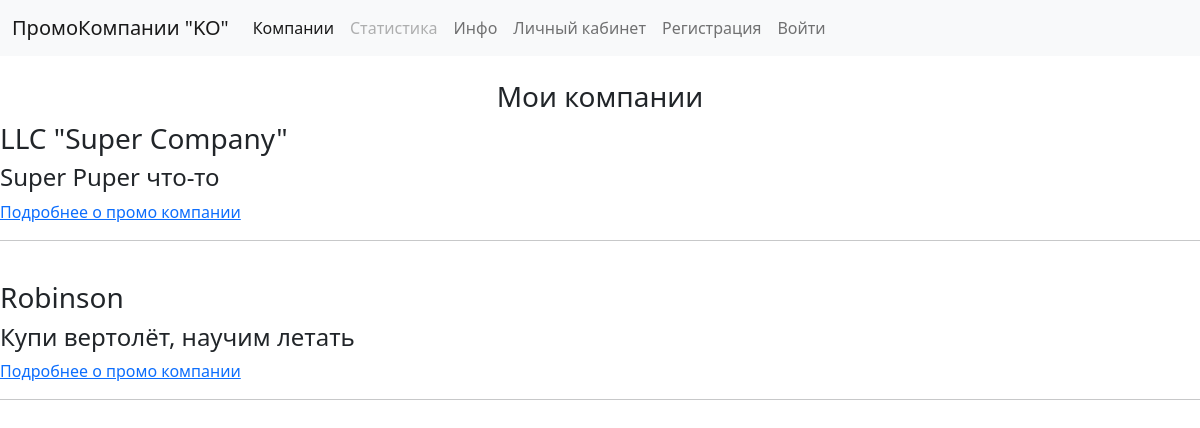
Screenshot of /mycompanies/3 with the database file from the repository.
### main/models.py (models this page shows, shortened)
class Company(models.Model):
    company_name = models.CharField(max_length=200)
    company_description = models.CharField(max_length=255)
    users = models.ManyToManyField(CustomUser)
    class Meta:
        verbose_name = "PromoCompany"
        verbose_name_plural = "PromoCompanies"

### main/views.py (the view)
# urls.py: path('mycompanies/<int:user_id>', views.my_company, name='MyCompanies')
def my_company(response, user_id):
    name_company = Company.objects.filter(users=user_id)
    return render(response, "main/mycompanies.html", {"companies": name_company})

### main/templates/main/mycompanies.html (shortened to what this page needs)
{% extends "main/base.html" %}
{% block content %}
    <br>
    <center><h3> Мои компании </h3></center>
    {% for company in companies %}
        <h3>{{company.company_name}}</h3>
        <h4>{{company.company_description}}</h4>
        <a href="{% url 'Company' company.pk %}" class="card-link">Подробнее о промо компании</a>
        <hr>
        <br>
    {% endfor %}
{% endblock %}

### rows the page displays
Company: company_name "LLC \"Super Company\"", company_description "Super Puper что-то"
Company: company_name "Robinson", company_description "Купи вертолёт, научим летать"
